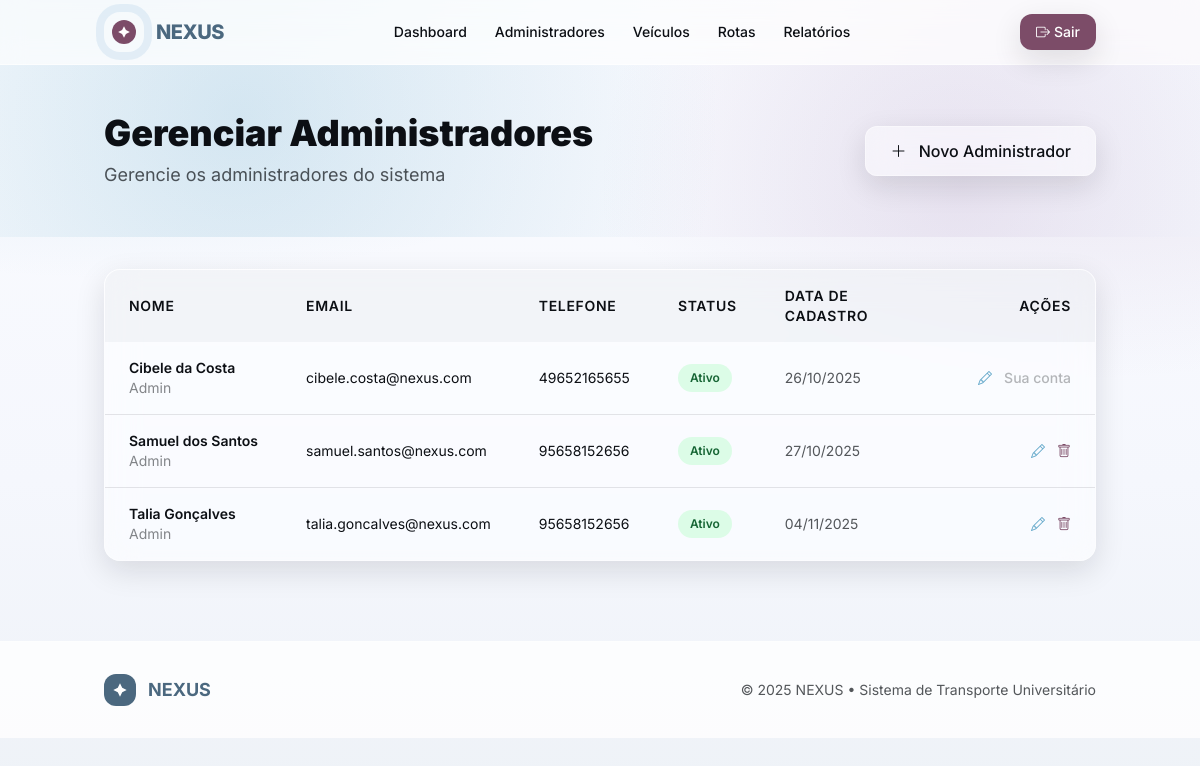
Page /manager/users (signed in) on the committed database.
### tables this page shows
CREATE TABLE `users` (
  `id` int(11) NOT NULL,
  `name` varchar(100) NOT NULL,
  `email` varchar(100) NOT NULL,
  `matricula` varchar(20) DEFAULT NULL,
  `curso` varchar(50) DEFAULT NULL,
  `phone` varchar(15) DEFAULT NULL,
  `address` varchar(200) DEFAULT NULL,
  `emergency_contact` varchar(15) DEFAULT NULL,
  `password_hash` varchar(255) NOT NULL,
  `user_type` enum('student','driver','admin') NOT NULL,
  `profile_photo` varchar(255) DEFAULT NULL,
  `email_verified` tinyint(1) DEFAULT 0,
  `active` tinyint(1) DEFAULT 1,
  `created_at` timestamp NOT NULL DEFAULT current_timestamp(),
  `updated_at` timestamp NOT NULL DEFAULT current_timestamp() ON UPDATE current_timestamp(),
  `last_login` timestamp NULL DEFAULT NULL
);

### app/controllers/UserController.php (called while the page is built, shortened)
<?php
class UserController extends BaseController {
    public function index() {
        $users = $this->getAllUsers();
        $this->renderView('manager/users/index', [
            'users' => $users
        ]);
    }
    private function getAllUsers() {
        $db = new Database();
        $sql = "SELECT u.*,
                       CASE WHEN u.active = 1 THEN 'active' ELSE 'inactive' END as status
                FROM users u
                WHERE u.user_type = 'admin'
                ORDER BY u.name";
        $stmt = $db->executeQuery($sql);
        return $db->fetchAll($stmt);
    }
    private function renderView($view, $data = []) {
        extract($data);
        $viewPath = "app/views/{$view}.php";
        require_once $viewPath;
    }
}
?>

### index.php (called while the page is built, shortened)
<?php
require_once 'app/core/Router.php';
require_once 'app/controllers/UserController.php';
$router = new Router();
$router->addRoute('GET', '/', 'HomeController@about');
$router->addRoute('GET', '/home/about', 'HomeController@about');
$router->addRoute('GET', '/login', 'AuthController@login');
$router->addRoute('POST', '/login', 'AuthController@login');
$router->addRoute('GET', '/register', 'AuthController@register');
$router->addRoute('POST', '/register', 'AuthController@register');
$router->addRoute('GET', '/logout', 'AuthController@logout');
$router->addRoute('GET', '/dashboard', 'DashboardController@index');
$router->addRoute('GET', '/student/reservations', 'StudentController@reservations');
$router->addRoute('POST', '/student/reservations', 'StudentController@reservations');
$router->addRoute('POST', '/student/cancel-reservation', 'StudentController@cancelReservation');
$router->addRoute('GET', '/student/profile', 'StudentController@profile');
$router->addRoute('GET', '/student/digital-card', 'StudentController@digitalCard');
$router->addRoute('GET', '/manager/vehicles', 'VehicleController@index');
$router->addRoute('GET', '/manager/vehicles/create', 'VehicleController@create');
$router->addRoute('POST', '/manager/vehicles', 'VehicleController@store');
$router->addRoute('GET', '/manager/vehicles/edit/{id}', 'VehicleController@edit');
$router->addRoute('POST', '/manager/vehicles/update/{id}', 'VehicleController@update');
$router->addRoute('POST', '/manager/vehicles/delete/{id}', 'VehicleController@delete');
$router->addRoute('GET', '/manager/routes', 'RouteController@index');
$router->addRoute('GET', '/manager/routes/create', 'RouteController@create');
$router->addRoute('POST', '/manager/routes', 'RouteController@store');
$router->addRoute('GET', '/manager/routes/edit/{id}', 'RouteController@edit');
$router->addRoute('POST', '/manager/routes/update/{id}', 'RouteController@update');
$router->addRoute('POST', '/manager/routes/delete/{id}', 'RouteController@delete');
$router->addRoute('GET', '/manager/users', 'UserController@index');
$router->addRoute('GET', '/manager/users/create', 'UserController@create');
$router->addRoute('POST', '/manager/users', 'UserController@store');
$router->addRoute('GET', '/manager/users/edit/{id}', 'UserController@edit');
$router->addRoute('POST', '/manager/users/update/{id}', 'UserController@update');
$router->addRoute('POST', '/manager/users/delete/{id}', 'UserController@delete');
$router->addRoute('GET', '/driver/scan/checkin', 'DriverController@checkin');
$router->addRoute('POST', '/driver/scan/checkin', 'DriverController@checkin');
$router->addRoute('GET', '/driver/definition/vehicle', 'DriverController@selectVehicle');
$router->addRoute('POST', '/driver/definition/vehicle', 'DriverController@selectVehicle');
$router->addRoute('GET', '/driver/passengers', 'DriverController@passengersByRoute');
$router->addRoute('GET', '/driver/definition/routes', 'DriverController@manageRoutes');
$router->addRoute('POST', '/driver/definition/routes', 'DriverController@manageRoutes');
$router->addRoute('GET', '/driver/reports/attendance-report', 'DriverController@attendanceReport');
$router->addRoute('GET', '/driver/definition/communication', 'DriverController@communication');
$router->addRoute('POST', '/driver/definition/communication', 'DriverController@communication');
$router->addRoute('GET', '/driver/definition/profile', 'DriverController@profile');
$router->addRoute('POST', '/driver/definition/profile', 'DriverController@profile');
$router->addRoute('GET', '/driver/definition/requests', 'DriverController@requests');
$router->addRoute('POST', '/driver/definition/requests', 'DriverController@requests');
$router->addRoute('GET', '/driver/reports/import', 'DriverController@importReservations');
$router->addRoute('POST', '/driver/reports/import', 'DriverController@importReservations');
$router->addRoute('GET', '/driver/definition/return-routes', 'DriverController@setReturnRoute');
$router->addRoute('POST', '/driver/definition/return-routes', 'DriverController@setReturnRoute');
$router->addRoute('GET', '/driver/reports/export', 'DriverController@exportReports');
$router->addRoute('GET', '/student/definition/reservations', 'StudentController@reservations');
$router->addRoute('POST', '/student/definition/reservations', 'StudentController@reservations');
$router->addRoute('GET', '/student/definition/profile', 'StudentController@profile');
$router->addRoute('POST', '/student/definition/profile', 'StudentController@profile');
$router->addRoute('GET', '/student/card/digital-card', 'StudentController@digitalCard');
$router->addRoute('GET', '/student/definition/return-routes', 'StudentController@returnRoutes');
$router->addRoute('POST', '/student/mark-all-notifications-read', 'StudentController@markAllNotificationsAsRead');
$router->addRoute('GET', '/notifications/stream', 'NotificationStreamController@stream');
$router->addRoute('GET', '/notifications/unread-count', 'NotificationStreamController@getUnreadCount');
$router->addRoute('GET', '/student/notifications', 'StudentController@notifications');
$router->addRoute('POST', '/student/notifications/mark-read', 'StudentController@markNotificationAsRead');
$router->addRoute('POST', '/student/notifications/mark-all-read', 'StudentController@markAllNotificationsAsRead');
$router->addRoute('POST', '/student/notifications/delete', 'StudentController@deleteNotification');
$router->dispatch();
?>

### app/config/database.php (called while the page is built)
<?php
class DatabaseConfig {
    private static $host = 'localhost';
    private static $dbname = 'nexus';
    private static $username = 'root';
    private static $password = '';
    public static function getConnection() {
        try {
            $conn = new PDO(
                "mysql:host=" . self::$host . ";dbname=" . self::$dbname . ";charset=utf8",
                self::$username,
                self::$password,
                [
                    PDO::ATTR_ERRMODE => PDO::ERRMODE_EXCEPTION,
                    PDO::ATTR_DEFAULT_FETCH_MODE => PDO::FETCH_ASSOC
                ]
            );
            return $conn;
        } catch (PDOException $e) {
            die("Erro de conexão: " . $e->getMessage());
        }
    }
}
?>

### app/models/Database.php (called while the page is built, shortened)
<?php
require_once __DIR__ . '/../config/database.php';
class Database {
    protected $conn;
    public function __construct() {
        $this->conn = DatabaseConfig::getConnection();
    }
    public function executeQuery($sql, $params = []) {
        try {
            $stmt = $this->conn->prepare($sql);
            $stmt->execute();
            return $stmt;
        } catch (PDOException $e) {
            error_log("Erro na query: " . $e->getMessage());
            error_log("SQL: " . $sql);
            error_log("Params: " . print_r($params, true));
            throw $e;
        }
    }
    public function fetchAll($stmt) {
        return $stmt->fetchAll(PDO::FETCH_ASSOC);
    }
    public function __destruct() {
        $this->conn = null;
    }
}
?>

### app/views/manager/users/index.php (the view, shortened to what this page needs)
<?php require_once __DIR__ . '/../../layouts/header.php'; ?>
<section class="gradient-hero py-12">
    <div class="container mx-auto px-4">
        <div class="flex flex-col md:flex-row justify-between items-start md:items-center gap-6">
            <div>
                <h1 class="text-3xl md:text-4xl font-black text-nexus-ink mb-2">
                    Gerenciar Administradores
                </h1>
                <p class="text-nexus-ink/70 text-lg">Gerencie os administradores do sistema</p>
            </div>
            <a href="/nexus/manager/users/create" class="frost px-6 py-3 rounded-xl text-nexus-ink font-medium shadow-soft hover:shadow-glow transition-all border border-white/40">
                <i class="bi bi-plus-lg mr-2"></i> Novo Administrador
            </a>
        </div>
    </div>
</section>
<main class="container mx-auto py-8 px-4">
    <div class="frost rounded-2xl shadow-soft overflow-hidden" data-aos="fade-up">
        <div class="overflow-x-auto">
            <table class="w-full">
                <thead class="bg-nexus-a/5">
                    <tr>
                        <th class="px-6 py-4 text-left text-sm font-semibold text-nexus-ink uppercase tracking-wider">
                            Nome
                        </th>
                        <th class="px-6 py-4 text-left text-sm font-semibold text-nexus-ink uppercase tracking-wider">
                            Email
                        </th>
                        <th class="px-6 py-4 text-left text-sm font-semibold text-nexus-ink uppercase tracking-wider">
                            Telefone
                        </th>
                        <th class="px-6 py-4 text-left text-sm font-semibold text-nexus-ink uppercase tracking-wider">
                            Status
                        </th>
                        <th class="px-6 py-4 text-left text-sm font-semibold text-nexus-ink uppercase tracking-wider">
                            Data de Cadastro
                        </th>
                        <th class="px-6 py-4 text-right text-sm font-semibold text-nexus-ink uppercase tracking-wider">
                            Ações
                        </th>
                    </tr>
                </thead>
                <tbody class="divide-y divide-nexus-ink/10">
                    <?php foreach ($users as $user): ?>
                    <tr class="hover:bg-nexus-b/5 transition-colors">
                        <td class="px-6 py-4 whitespace-nowrap">
                            <div class="text-sm font-semibold text-nexus-ink">
                                <?php echo htmlspecialchars($user['name']); ?>
                            </div>
                            <div class="text-sm text-nexus-ink/50">
                                <?php echo htmlspecialchars(ucfirst($user['user_type'])); ?>
                            </div>
                        </td>
                        <td class="px-6 py-4 whitespace-nowrap">
                            <div class="text-sm text-nexus-ink">
                                <?php echo htmlspecialchars($user['email']); ?>
                            </div>
                        </td>
                        <td class="px-6 py-4 whitespace-nowrap">
                            <div class="text-sm text-nexus-ink">
                                <?php echo htmlspecialchars($user['phone'] ?? 'N/A'); ?>
                            </div>
                        </td>
                        <td class="px-6 py-4 whitespace-nowrap">
                            <span class="px-3 py-1 inline-flex text-xs leading-5 font-semibold rounded-full
                                <?php
                                $statusClass = match($user['status']) {
                                    'active' => 'bg-green-100 text-green-800',
                                    'inactive' => 'bg-red-100 text-red-800',
                                    default => 'bg-gray-100 text-gray-800'
                                };
                                echo $statusClass;
                                ?>">
                                <?php
                                $statusText = match($user['status']) {
                                    'active' => 'Ativo',
                                    'inactive' => 'Inativo',
                                    default => 'Desconhecido'
                                };
                                echo $statusText;
                                ?>
                            </span>
                        </td>
                        <td class="px-6 py-4 whitespace-nowrap text-sm text-nexus-ink/70">
                            <?php echo $user['created_at'] ? date('d/m/Y', strtotime($user['created_at'])) : 'N/A'; ?>
                        </td>
                        <td class="px-6 py-4 whitespace-nowrap text-right text-sm font-medium">
                            <div class="flex justify-end space-x-3">
                                <a href="/nexus/manager/users/edit/<?php echo $user['id']; ?>"
                                   class="text-nexus-b hover:text-nexus-a transition-colors" title="Editar">
                                    <i class="bi bi-pencil"></i>
                                </a>
                                <?php if ($user['id'] != $_SESSION['user_id']): ?>
                                <button onclick="confirmDelete(<?php echo $user['id']; ?>)"
                                        class="text-nexus-f hover:text-nexus-e transition-colors" title="Excluir">
                                    <i class="bi bi-trash"></i>
                                </button>
                                <?php else: ?>
                                <span class="text-nexus-ink/30 text-sm">Sua conta</span>
                                <?php endif; ?>
                            </div>
                        </td>
                    </tr>
                    <?php endforeach; ?>
                </tbody>
            </table>
        </div>
    </div>
</main>
<?php require_once __DIR__ . '/../../layouts/footer.php'; ?>

### app/core/Router.php (shortened to what this page needs)
<?php
class Router {
    private $routes = [];
    public function addRoute($method, $path, $controllerAction) {
        $this->routes[] = [
            'method' => $method,
            'path' => $path,
            'controllerAction' => $controllerAction
        ];
    }
    public function dispatch() {
        $requestMethod = $_SERVER['REQUEST_METHOD'];
        $requestUri = parse_url($_SERVER['REQUEST_URI'], PHP_URL_PATH);
        $scriptName = $_SERVER['SCRIPT_NAME'];
        $baseDir = rtrim(dirname($scriptName), '\\/');
        if ($baseDir && $baseDir !== '.') {
            if (strpos($requestUri, $baseDir) === 0) {
                $requestUri = substr($requestUri, strlen($baseDir));
            }
        }
        foreach ($this->routes as $route) {
            $pattern = preg_replace('/\{([a-zA-Z]+)\}/', '(?P<\1>[^/]+)', $route['path']);
            $pattern = '@^' . $pattern . '$@D';
            if ($route['method'] === $requestMethod && preg_match($pattern, $requestUri, $matches)) {
                list($controller, $action) = explode('@', $route['controllerAction']);
                $controllerInstance = new $controller();
                $params = array_filter($matches, function($key) {
                    return !is_numeric($key);
                }, ARRAY_FILTER_USE_KEY);
                call_user_func_array([$controllerInstance, $action], array_values($params));
                return;
            }
        }
    }
}
?>

### rows in the picture
users: name "Cibele da Costa", user_type "Admin", email "cibele.costa@nexus.com", phone "49652165655", statusText "Ativo", created_at "26/10/2025", shows "Sua conta"
users: name "Samuel dos Santos", user_type "Admin", email "samuel.santos@nexus.com", phone "95658152656", statusText "Ativo", created_at "27/10/2025"
users: name "Talia Gonçalves", user_type "Admin", email "talia.goncalves@nexus.com", phone "95658152656", statusText "Ativo", created_at "04/11/2025"
